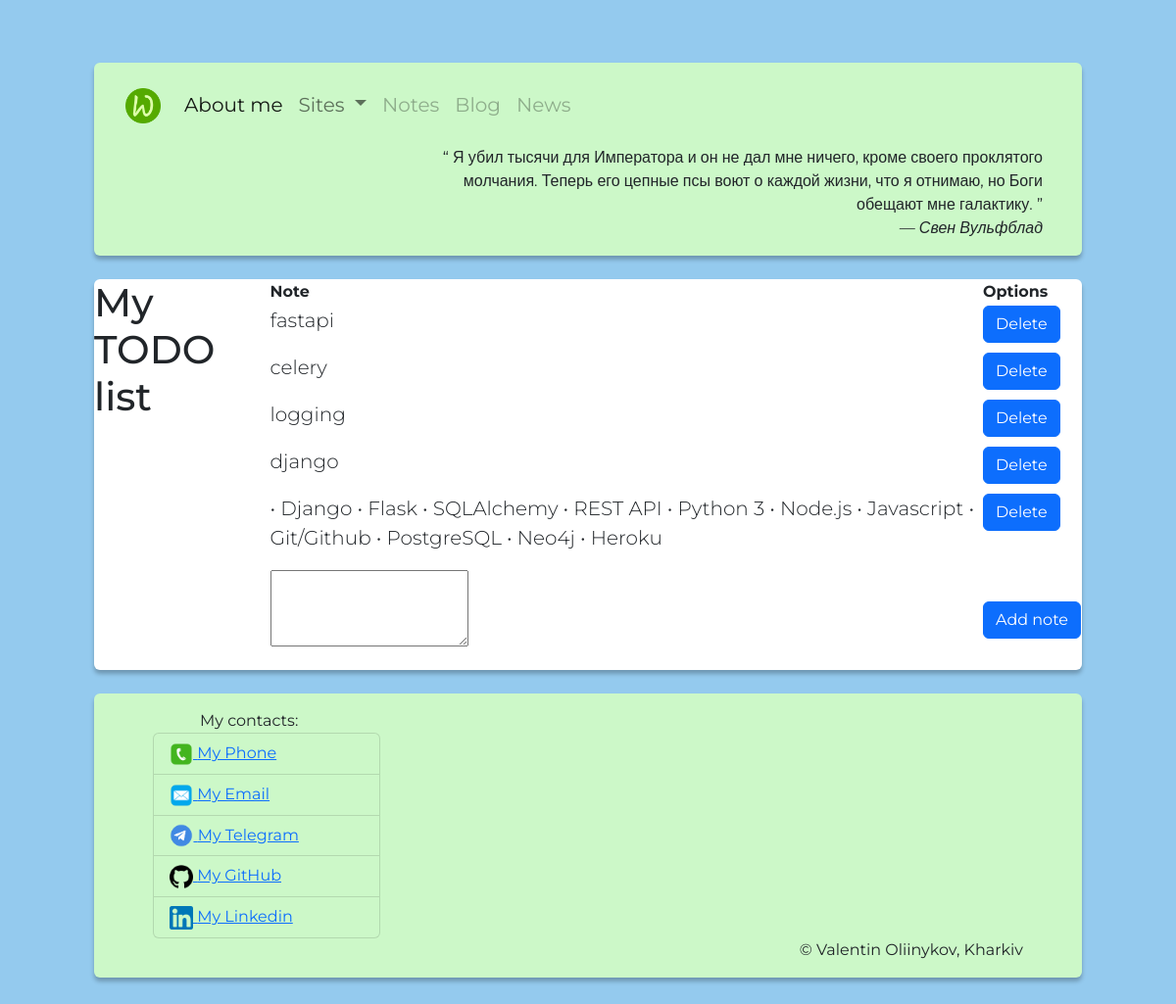
The app's page /notes/ with its own data.
### notes/models.py (models this page shows, shortened)
class Note(models.Model):
    text_content = models.TextField()
    created = models.DateTimeField(auto_now=True)
    class Meta:
        db_table = "notes"
        ordering = ["created"]

### notes/views.py (the view, shortened to what this page needs)
# urls.py: path("notes/", include("notes.urls")),
def notes(request):
    template = "notes/notes.html"
    notes = Note.objects.all()
    notes = Note.objects.all()
    form = NoteForm()
    return render(
        request,
        template_name="notes/notes.html",
        context={"notes": notes, "form": form}
    )

### notes/forms.py
class NoteForm(forms.ModelForm):
    class Meta:
        model = Note
        fields = ("__all__")  # все поля
        widgets = {
            'text_content': forms.Textarea(attrs={'cols': 20, 'rows': 3}),
        }
        labels = {"text_content": _('')}

### components/quotes.py (called while the page is built)
def get_json_data(path_):
    with open(path_, 'r') as json_object:
        json_data = json.load(json_object)
    return json_data

def random_quote(path = path_to_json):
    try:
        quotes = get_json_data(path)
        return random.choice(quotes)
    except FileNotFoundError as fnfe:
        print(fnfe)
        return

### notes/midlewares.py (called while the page is built)
def categories_sites(request):
    return {"categories": Category.objects.all()}

def quotes_random(request):
    path_to_json = DATABASES_QUOTER
    return {'random_quote': random_quote(path_to_json)
    }

### templates/notes/notes.html (shortened to what this page needs)
{% extends "base.html" %}
{% block content %}
    <h1>My TODO list</h1>
    <br />
    <table class=".table">
        <tr>
            <th>Note</th>
            <th>Options</th>
        </tr>
        {% for n in notes %}
        <tr>
            <td><p class="lead">{{n.text_content}}</p></td>
            <td class="btn-group">
                <a href="/notes/delete/{{ n.pk }}">
                    <button class="btn btn-primary">Delete</button>
                </a>
            </td>
        </tr>
        {% endfor %}
        <tr>
            <form method="POST" class="form-horizontal">
                <td>{{form.as_p}}</td>
                <td><input type="submit" value="Add note" class="btn btn-primary"></td>
            </form>
        </tr>
    </table>
{% endblock %}

### static/styles.css (style rules this page uses)
:root { --all_width: 90%; --back_color: rgb(204, 248, 200); }
body { font-family: "Montserrat", sans-serif; padding: 40px 40px 40px 40px; background-color: rgb(148, 202, 238); background-image: url("/static/images/background_forest.jpeg"); background-repeat: space; background-position: center; background-attachment: fixed; background-size: 100%; }

### records on screen
Note: text_content "fastapi"
Note: text_content "celery"
Note: text_content "logging"
Note: text_content "django"
Note: text_content "• Django • Flask • SQLAlchemy • REST API • Python 3 • Node.js • Javascript • Git/Github • PostgreSQL • Neo4j • Heroku"

### other values on screen
{{ random_quote.0 }} "Я убил тысячи для Императора и он не дал мне ничего, кроме своего проклятого молчания. Теперь его цепные псы воют о каждой жизни, что я отнимаю, но Боги обещают мне галактику."
{{ random_quote.1 }} "— Свен Вульфблад"
